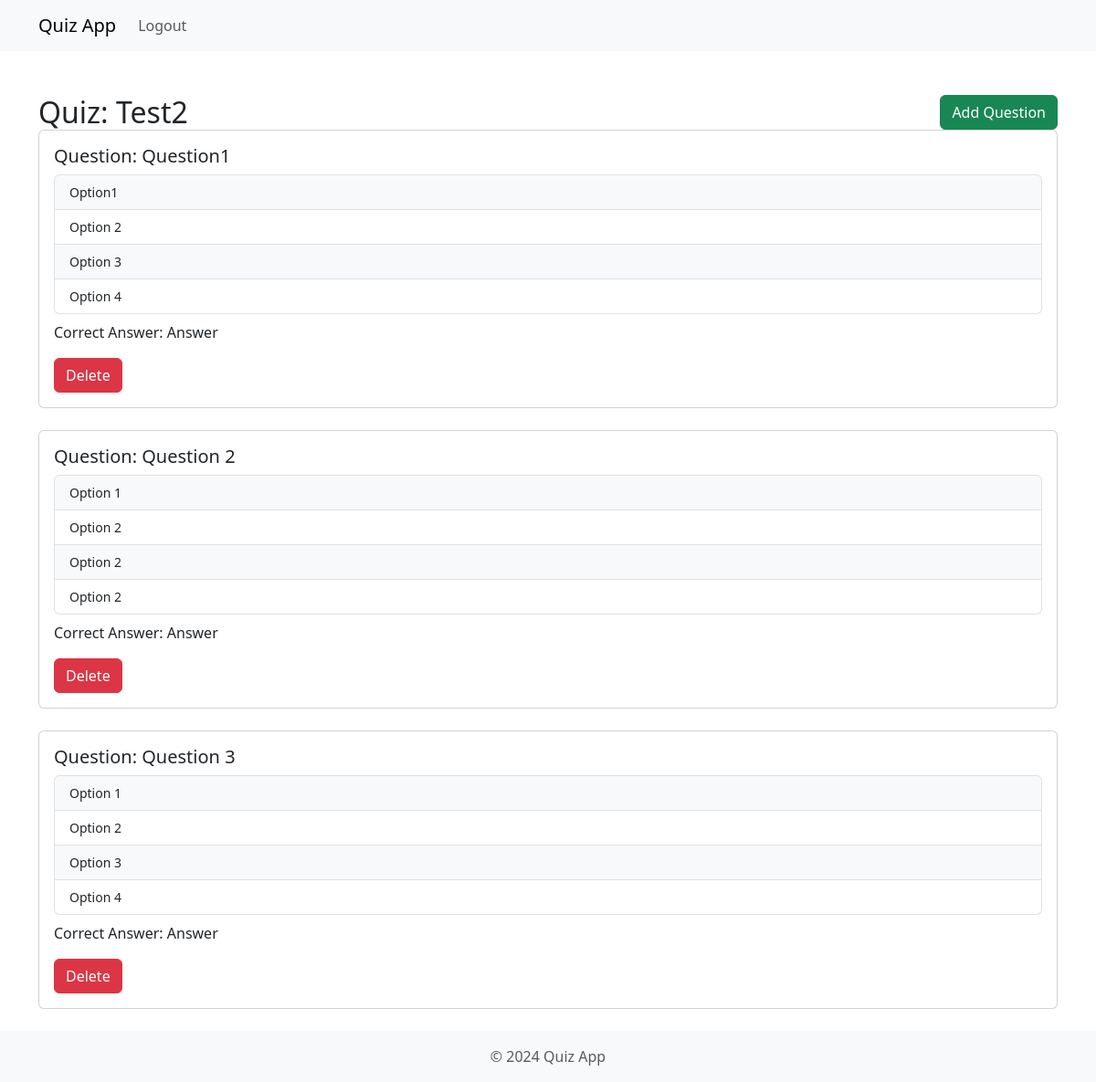
The page /quiz/question_list/2 (signed in) on the database its author committed.
### quiz/models.py (models this page shows, shortened)
class Quiz(models.Model):
    title = models.CharField(max_length=100)
    description = models.TextField()
    duration_minutes = models.PositiveIntegerField()
    quiz_date = models.DateTimeField(null=True, blank=True)

class Question(models.Model):
    quiz = models.ForeignKey(Quiz, on_delete=models.CASCADE)
    text = models.TextField()

class Option(models.Model):
    question = models.ForeignKey(Question, on_delete=models.CASCADE)
    text = models.CharField(max_length=255)

class Answer(models.Model):
    question = models.ForeignKey(Question, on_delete=models.CASCADE)
    text = models.CharField(max_length=255)

### quiz/views.py (the view)
# urls.py: path('question_list/<int:id>',QuizQuestionListView,name="quiz-question-list"),
def QuizQuestionListView(request,id):
    question_model = []
    quiz_list = get_object_or_404(Quiz, id=id)
    question_list = Question.objects.filter(quiz=quiz_list)
    for question in question_list:
        option_model = Option.objects.filter(question=question)
        answer_model = Answer.objects.filter(question=question)
        question_dict = {"question":question,"option_model":option_model,"answer_model":answer_model}
        question_model.append(question_dict)
    return render(request,"quiz/quiz-question-list.html",{"quiz":quiz_list,"question_model":question_model})

### templates/quiz/quiz-question-list.html
{% extends 'base/quiz-header.html' %}
{% block content %}
    <div class="container mt-5">
        <div class="row">
            <div class="col">
                <h2 class="d-inline">Quiz: {{ quiz.title }}</h2>
            </div>
            <div class="col-auto">
                <div class="card-body">
                    <a href="{% url 'quiz-question-add' quiz.id %}" class="btn btn-success">Add Question</a>
                </div>
            </div>
        </div>
        {% for question_data in question_model %}
            <div class="card mb-4">
                <div class="card-body">
                    <h5 class="card-title">Question: {{ question_data.question.text }}</h5>
                    <ul class="list-group">
                        {% for option in question_data.option_model %}
                            <li class="list-group-item">
                                <label for="option{{ option.id }}">{{ option.text }}</label>
                            </li>
                        {% endfor %}
                    </ul>
                    <p class="mt-2">Correct Answer:
                        {% for answer in question_data.answer_model %}
                            {{ answer.text }}
                        {% endfor %}
                    </p>
                    <a href="{% url 'quiz-question-delete' question_data.question.id quiz.id %}" class="btn btn-danger">Delete</a>
                </div>
            </div>
        {% endfor %}
    </div>
{% endblock %}

### templates/base/quiz-header.html (style rules this page uses)
.list-group-item { font-size: 14px; display: flex; justify-content: space-between; align-items: center; }
.list-group-item:nth-child(odd) { background-color: #f8f9fa; }

### rows shown on the page
Quiz: title "Test2"
Question: question.text "Question1"
Option: text "Option1"
Option: text "Option 2"
Option: text "Option 3"
Option: text "Option 4"
Answer: text "Answer"
Question: question.text "Question 2"
Option: text "Option 1"
Option: text "Option 2"
Option: text "Option 2"
Option: text "Option 2"
Answer: text "Answer"
Question: question.text "Question 3"
Option: text "Option 1"
Option: text "Option 2"
Option: text "Option 3"
Option: text "Option 4"
Answer: text "Answer"
